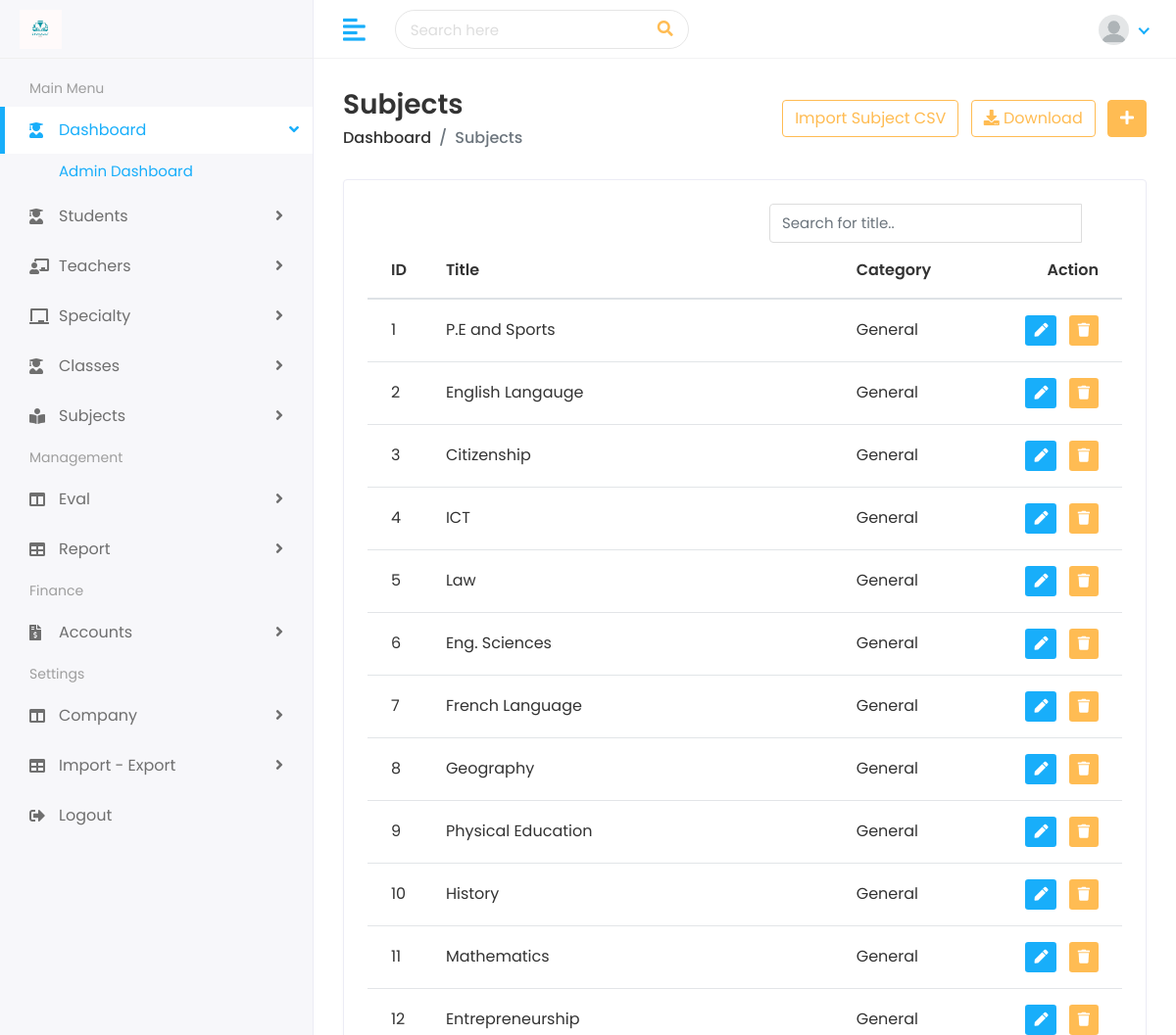
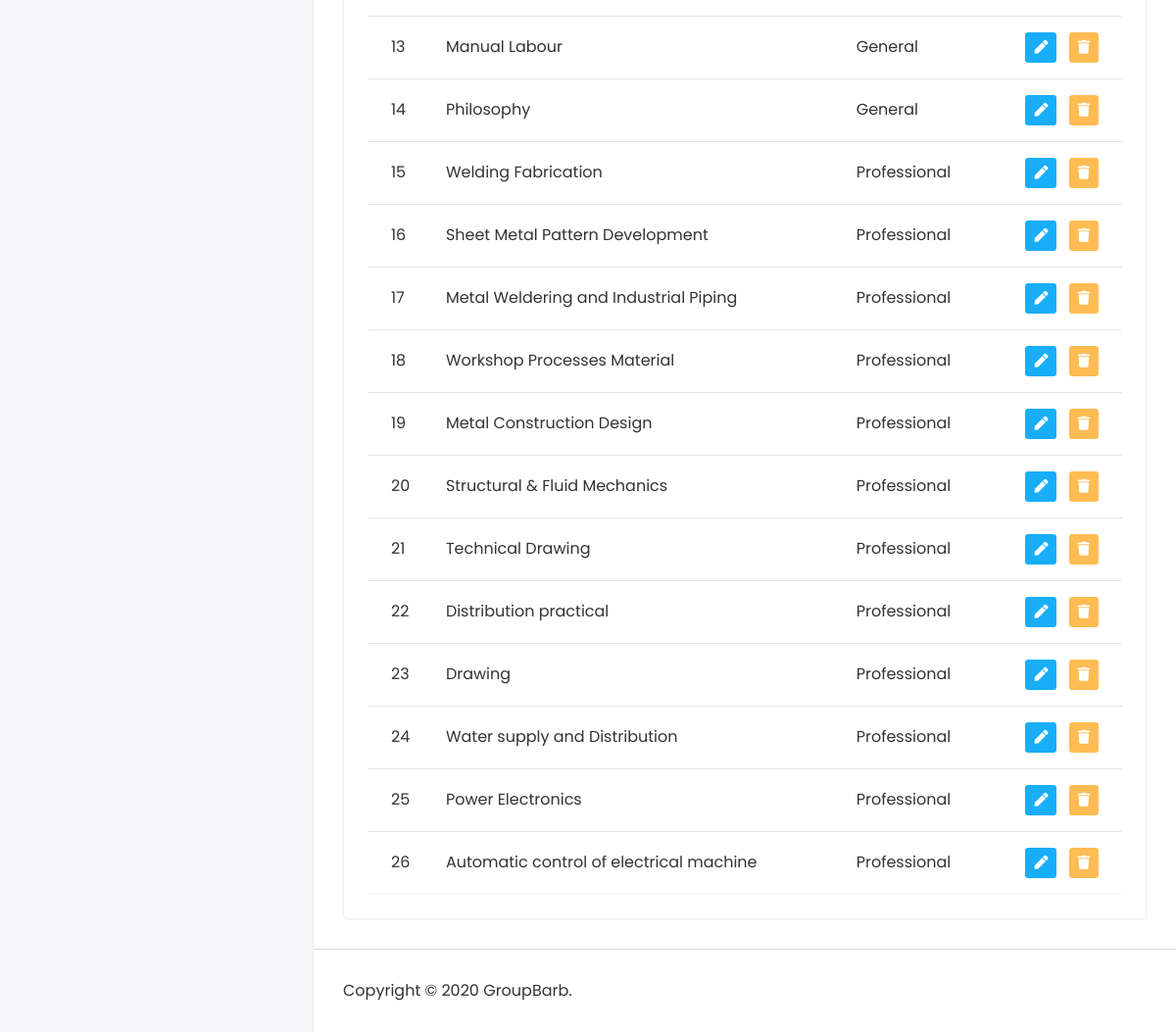
The app's page /subjects/ (signed in), older data (2 pictures, top to bottom).
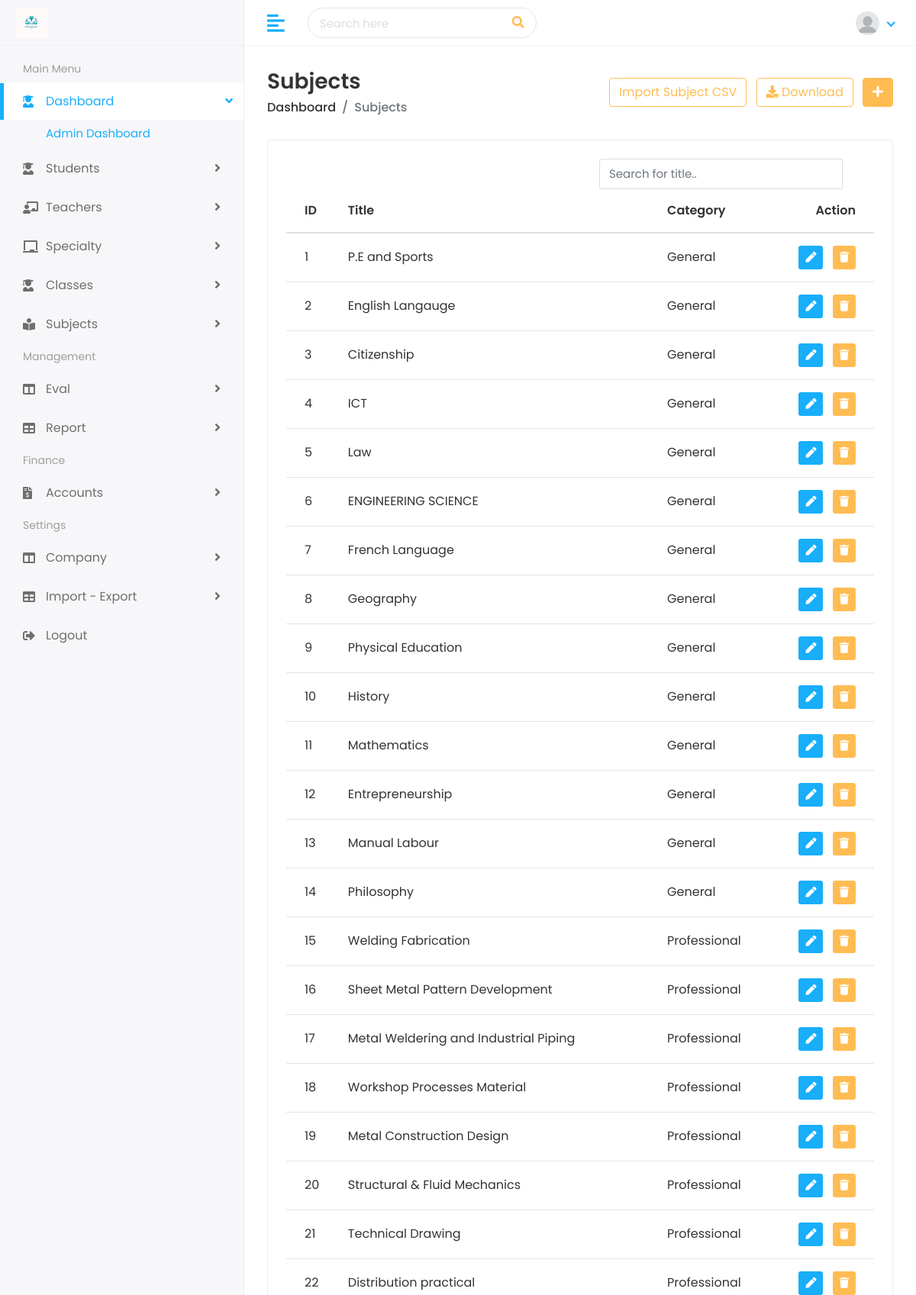
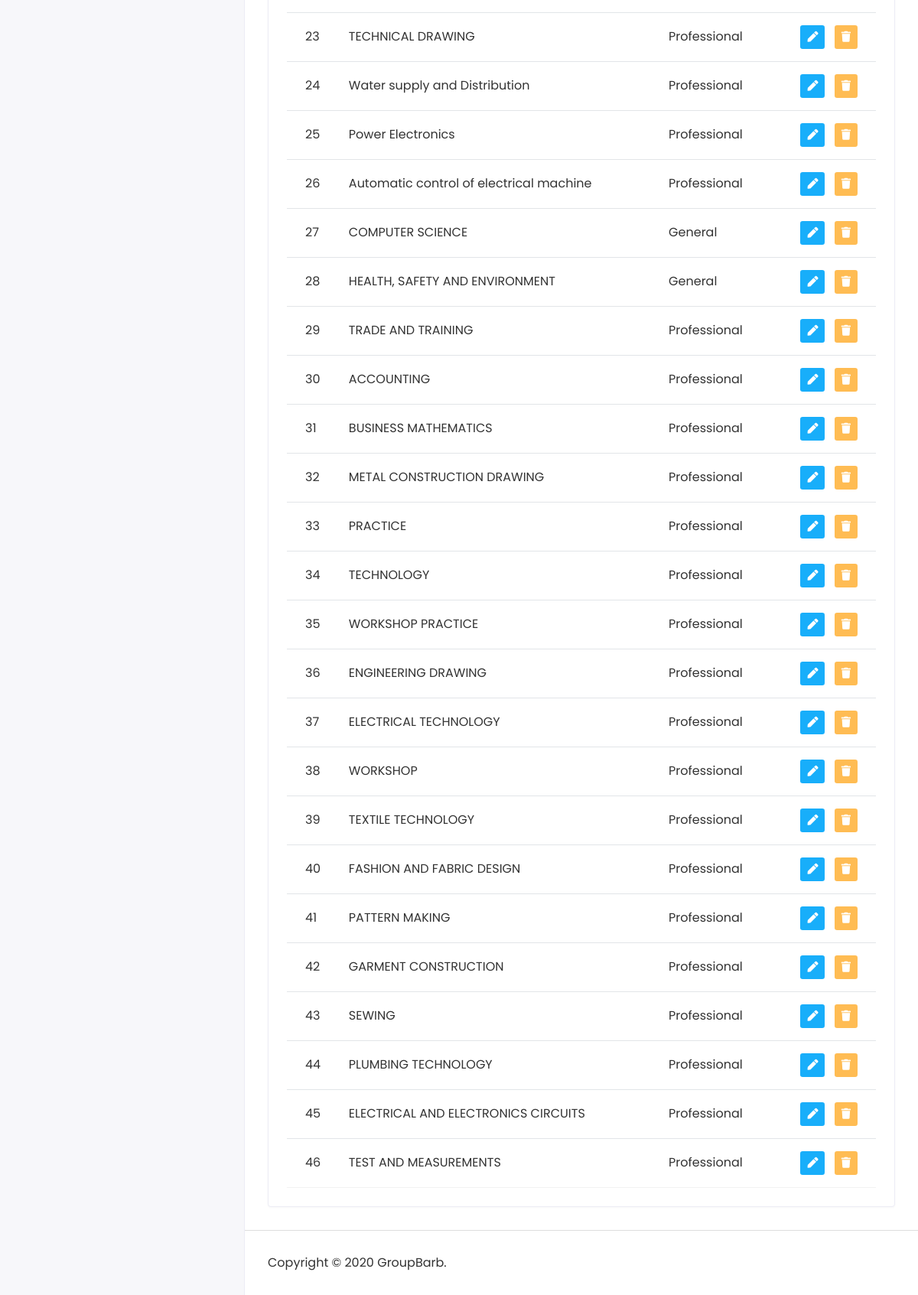
The same page, newer data (2 pictures, top to bottom).
### subject/models.py (models this page shows, shortened)
class Subject(models.Model):
    title               = models.TextField( null=True, blank=True)
    fr_title            = models.TextField( null=True, blank=True)
    coef                = models.CharField(max_length=100, null=True, blank=True)
    subject_code        = models.CharField(max_length=100, unique=True,null=True, blank=True)
    classroom           = models.ManyToManyField(ClassRoom)
    specialty           = models.ManyToManyField(Specialty)
    description         = models.TextField( null=True, blank=True)
    category            = models.CharField(max_length=100, null=True, blank=True)
    slug                = models.SlugField(max_length=255, unique=True, blank=True)
    added_by            = models.CharField(max_length=100, null=True)
    modified_by         = models.CharField(max_length=100, null=True, blank=True)
    is_actif            = models.BooleanField(default=True)
    created_on          = models.DateTimeField(auto_now_add=True)
    updated_on          = models.DateTimeField(auto_now=True)

### subject/views.py (the view, shortened to what this page needs)
# urls.py: path('', views.subject_list, name="subject_list"),
@login_required
def subject_list(request):
    subject_list = Subject.objects.prefetch_related('classroom').all()
    form = CSVSubjectImportForm()
    if 'q' in request.GET:
        search=request.GET['q']
        subject_list =  Subject.objects.filter(Q(title__icontains = search) | Q(fr_title__icontains = search) | Q(subject_code__icontains = search) | Q(description__icontains = search)  )
    context = {
        'subject_list': subject_list,
        'csv_subject_import_form': form,
    }
    return render(request, "subjects/subjects.html", context)

### subject/forms.py
class CSVSubjectImportForm(forms.Form):
    csv_file = forms.FileField()

### templates/subjects/subjects.html (shortened to what the changed rows need)
{% extends 'home/base.html' %}
{% load static %}
{% block body %}
         <div class="page-wrapper">
            <div class="content container-fluid">
               <div class="row">
                  <div class="col-sm-12">
                     <div class="card card-table">
                        <div class="card-body">
                           <div class="table-responsive">
                              <table class="table table-hover table-center mb-0 datatable">
                                 <thead>
                                    <tr>
                                       <th>ID</th>
                                       <th>Title</th>
                                       <th>Category</th>
                                       <th class="text-right">Action</th>
                                    </tr>
                                 </thead>
                                 <tbody>
                                    {% for subject in subject_list %}
                                    <tr>
                                       <td>{{ forloop.counter }}</td>
                                       <td>{{ subject.title}}</td>
                                       <td>{{ subject.category}}</td>
                                       <td class="text-right">
                                          <div class="actions">
                                             <a href="{% url 'edit_subject' subject.id %}" class="btn btn-sm bg-success-light mr-2">
                                                 <i class="fas fa-pen"></i>
                                             </a>
                                             <form action="{% url 'delete_subject' subject.id %}" method="POST" style="display:inline;">
                                                 <button type="submit" class="btn btn-sm bg-danger-light" onclick="return confirm('Are you sure you want to delete this subject?');">
                                                     <i class="fas fa-trash"></i>
                                                 </button>
                                             </form>
                                         </div>
                                       </td>
                                    </tr>
                                    {% endfor %}
                                 </tbody>
                              </table>
                           </div>
                        </div>
                     </div>
                  </div>
               </div>
            </div>
         </div>
         </div>
         </body>
         </html>
{% endblock %}

Row changes from the older to the newer data that the page shows:
changed Subject: title "Eng. Sciences" → "ENGINEERING SCIENCE"
changed Subject: title "Drawing" → "TECHNICAL DRAWING"
added Subject: title "COMPUTER SCIENCE", category "General"
added Subject: title "HEALTH, SAFETY AND ENVIRONMENT", category "General"
added Subject: title "TRADE AND TRAINING", category "Professional"
added Subject: title "ACCOUNTING", category "Professional"
added Subject: title "BUSINESS MATHEMATICS", category "Professional"
added Subject: title "METAL CONSTRUCTION DRAWING", category "Professional"
added Subject: title "PRACTICE", category "Professional"
added Subject: title "TECHNOLOGY", category "Professional"
added Subject: title "WORKSHOP PRACTICE", category "Professional"
added Subject: title "ENGINEERING DRAWING", category "Professional"
added Subject: title "ELECTRICAL TECHNOLOGY", category "Professional"
added Subject: title "WORKSHOP", category "Professional"
added Subject: title "TEXTILE TECHNOLOGY", category "Professional"
added Subject: title "FASHION AND FABRIC DESIGN", category "Professional"
added Subject: title "PATTERN MAKING", category "Professional"
added Subject: title "GARMENT CONSTRUCTION", category "Professional"
added Subject: title "SEWING", category "Professional"
added Subject: title "PLUMBING TECHNOLOGY", category "Professional"
added Subject: title "ELECTRICAL AND ELECTRONICS CIRCUITS", category "Professional"
added Subject: title "TEST AND MEASUREMENTS", category "Professional"
